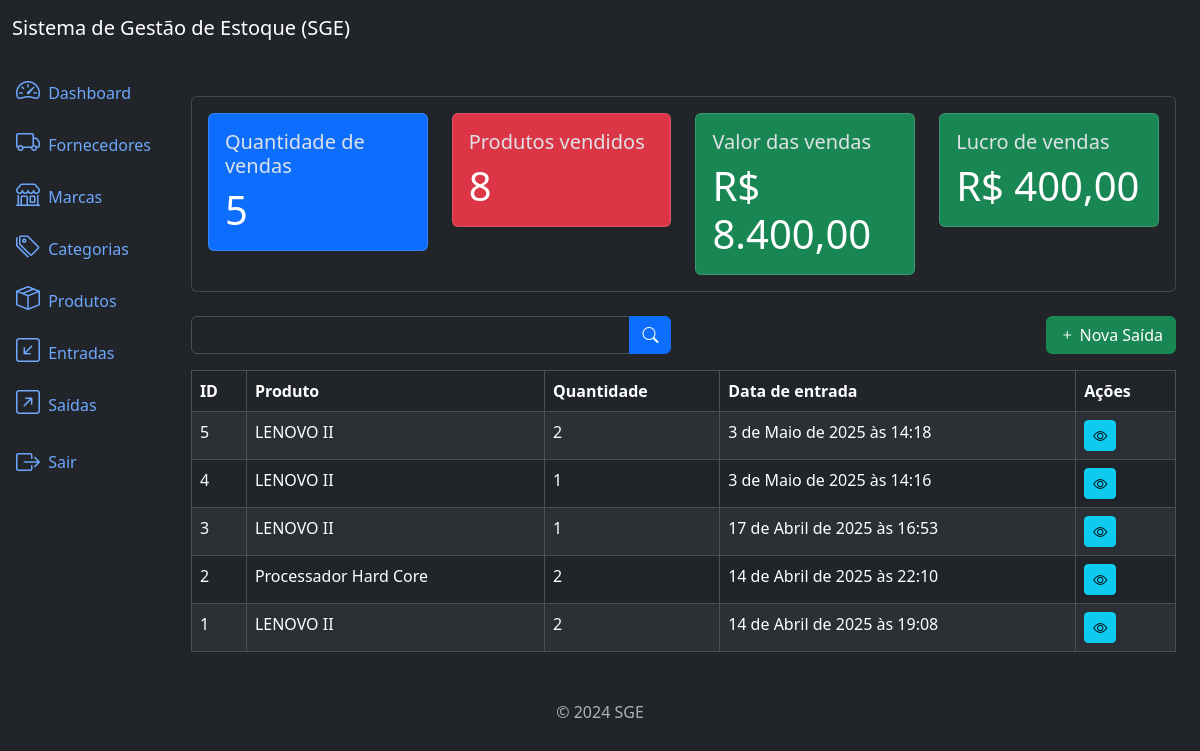
The app's page /outflows/list (signed in), older data.
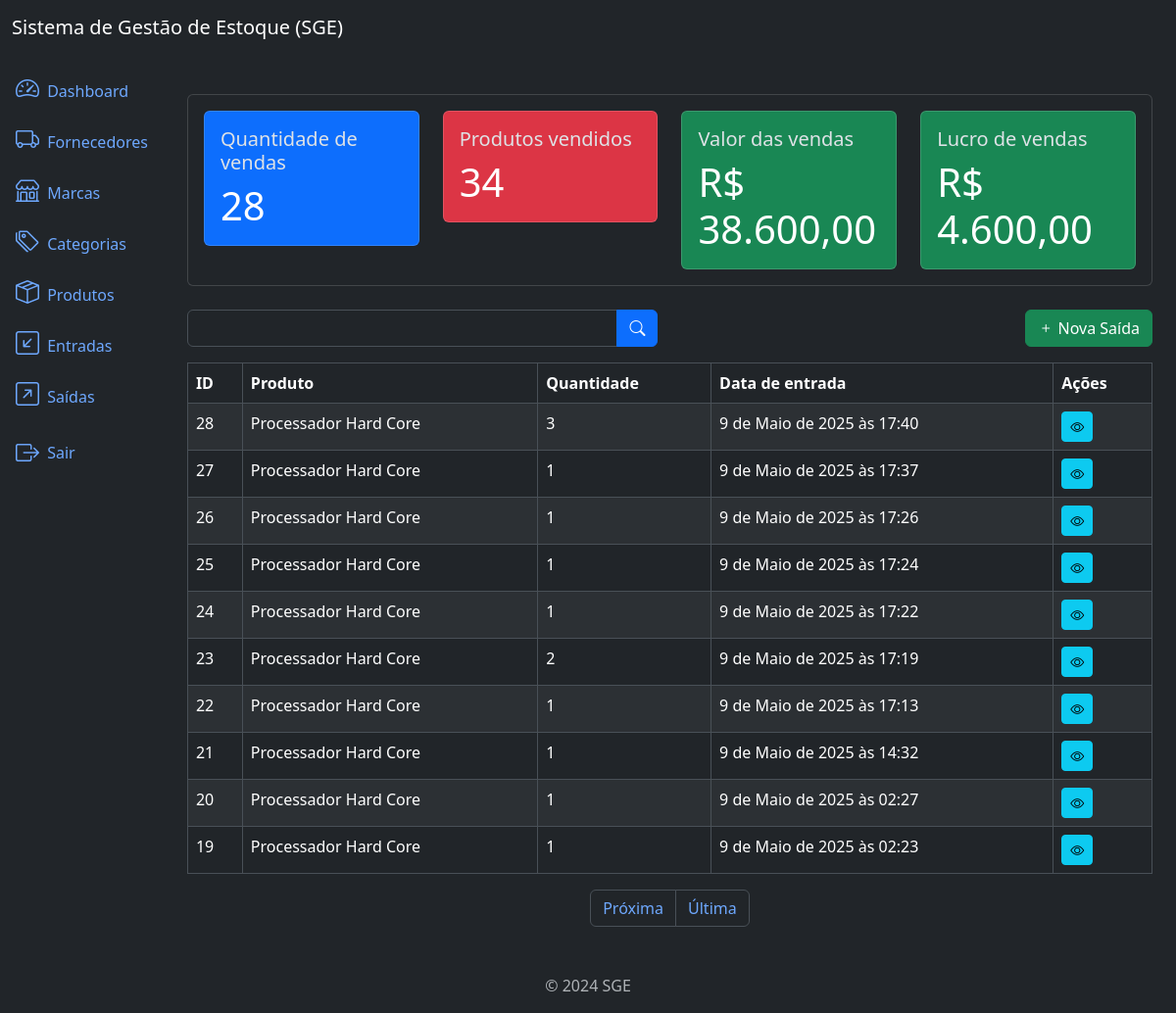
The same page, newer data.
### outflows/models.py (models this page shows, shortened)
class Outflow(models.Model):
    product = models.ForeignKey(Product, on_delete=models.PROTECT, related_name='outflows')
    quantity = models.IntegerField()
    description = models.TextField(null=True, blank=True)
    created_at = models.DateTimeField(auto_now_add=True)
    updated_at = models.DateTimeField(auto_now=True)
    class Meta:
        ordering = ['-created_at']

### products/models.py (models this page shows)
class Product(models.Model):
    title = models.CharField(max_length=500)
    category = models.ForeignKey(Category, on_delete=models.PROTECT, related_name='products')
    brand = models.ForeignKey(Brand, on_delete=models.PROTECT, related_name='products')
    description = models.TextField(null=True, blank=True)
    serie_number = models.CharField(max_length=200, null=True, blank=True)
    cost_price = models.DecimalField(max_digits=20, decimal_places=2)
    selling_price = models.DecimalField(max_digits=20, decimal_places=2)
    quantity = models.IntegerField(default=0)
    created_at = models.DateTimeField(auto_now_add=True)
    updated_at = models.DateTimeField(auto_now=True)
    class Meta:
        ordering = ['title']
    def __str__(self):
        return self.title

### outflows/views.py (the view)
# urls.py: path('outflows/list', OutflowListView.as_view(), name='outflow_list'),
class OutflowListView(LoginRequiredMixin, PermissionRequiredMixin, ListView):
    model = Outflow
    template_name = 'outflow_list.html'
    context_object_name = 'outflows'
    paginate_by = 10
    permission_required = 'outflows.view_outflow'
    def get_queryset(self):
        queryset = super().get_queryset()
        product = self.request.GET.get("product")
        if product:
            queryset = queryset.filter(product__title__icontains=product)
        return queryset
    def get_context_data(self, **kwargs):
        context_data = super().get_context_data(**kwargs)
        context_data["sales_metrics"] = get_sales_metrics()
        return context_data

### utils/metrics.py (called while the page is built)
def get_sales_metrics() -> Dict:
    total_sales = Outflow.objects.count()
    total_products_sold = Outflow.objects.aggregate(
        total_products_sold=Sum('quantity')
    )['total_products_sold'] or 0
    total_sales_value = sum(outflow.product.selling_price * outflow.quantity for outflow in Outflow.objects.all())
    total_sales_cost = sum(outflow.product.cost_price * outflow.quantity for outflow in Outflow.objects.all())
    total_sales_profit = total_sales_value - total_sales_cost
    sales_metrics = {
        'total_sales': total_sales,
        'total_products_sold': number_format(total_products_sold, decimal_pos=0, force_grouping=True),
        'total_sales_value': number_format(total_sales_value, decimal_pos=2, force_grouping=True),
        'total_sales_profit': number_format(total_sales_profit, decimal_pos=2, force_grouping=True)
    }
    return sales_metrics

### outflows/templates/outflow_list.html (shortened to what this page needs)
{% extends 'base.html' %}
{% block content %}
{% if perms.outflows.view_outflow %}
    {% include 'components/_sales_metrics.html' %}
{% endif %}
<div class="row mb-3">
    <div class="col-md-6">
        <form method="get" action="{% url 'outflow_list' %}">
            <div class="input-group">
                <input type="text" class="form-control" name="product" label="Produto" value="{{ request.GET.product }}">
                <button type="submit" class="btn btn-primary">
                    <i class="bi bi-search"></i>
                </button>
            </div>
        </form>
    </div>
    {% if perms.outflows.add_outflow %}
    <div class="col-md-6">
        <a href="{% url 'outflow_create' %}" class="btn btn-success float-end">
            <i class="bi bi-plus"></i>
            Nova Saída
        </a>
    </div>
    {% endif %}
</div>
<div class="table-responsive">
    <table class="table table-striped table-bordered">
        <thead class="thead-dark">
            <tr>
                <th>ID</th>
                <th>Produto</th>
                <th>Quantidade</th>
                <th>Data de entrada</th>
                <th>Ações</th>
            </tr>
        </thead>
        <tbody>
            {% for outflow in outflows %}
            <tr>
                <td>{{ outflow.id }}</td>
                <td>{{ outflow.product }}</td>
                <td>{{ outflow.quantity }}</td>
                <td>{{ outflow.created_at }}</td>
                <td>
                    <a href="{% url 'outflow_detail' outflow.id %}" class="btn btn-info btn-sm">
                        <i class="bi bi-eye"></i>
                    </a>
                </td>
            </tr>
            {% endfor %}
        </tbody>
    </table>
</div>
{% include 'components/_pagination.html' %}
{% endblock %}

Row changes from the older to the newer data that the page shows:
no longer on this page (row unchanged): Outflow: id "5", product "LENOVO II", quantity "2", created_at "3 de Maio de 2025 às 14:18"
no longer on this page (row unchanged): Outflow: id "4", product "LENOVO II", quantity "1", created_at "3 de Maio de 2025 às 14:16"
no longer on this page (row unchanged): Outflow: id "3", product "LENOVO II", quantity "1", created_at "17 de Abril de 2025 às 16:53"
no longer on this page (row unchanged): Outflow: id "2", product "Processador Hard Core", quantity "2", created_at "14 de Abril de 2025 às 22:10"
no longer on this page (row unchanged): Outflow: id "1", product "LENOVO II", quantity "2", created_at "14 de Abril de 2025 às 19:08"
added Outflow: id "28", product "Processador Hard Core", quantity "3", created_at "9 de Maio de 2025 às 17:40"
added Outflow: id "27", product "Processador Hard Core", quantity "1", created_at "9 de Maio de 2025 às 17:37"
added Outflow: id "26", product "Processador Hard Core", quantity "1", created_at "9 de Maio de 2025 às 17:26"
added Outflow: id "25", product "Processador Hard Core", quantity "1", created_at "9 de Maio de 2025 às 17:24"
added Outflow: id "24", product "Processador Hard Core", quantity "1", created_at "9 de Maio de 2025 às 17:22"
added Outflow: id "23", product "Processador Hard Core", quantity "2", created_at "9 de Maio de 2025 às 17:19"
added Outflow: id "22", product "Processador Hard Core", quantity "1", created_at "9 de Maio de 2025 às 17:13"
added Outflow: id "21", product "Processador Hard Core", quantity "1", created_at "9 de Maio de 2025 às 14:32"
added Outflow: id "20", product "Processador Hard Core", quantity "1", created_at "9 de Maio de 2025 às 02:27"
added Outflow: id "19", product "Processador Hard Core", quantity "1", created_at "9 de Maio de 2025 às 02:23"
Text that changed along with them:
{{ sales_metrics.total_sales }}: "5" → "28"
{{ sales_metrics.total_products_sold }}: "8" → "34"
{{ sales_metrics.total_sales_value }}: "8.400,00" → "38.600,00"
{{ sales_metrics.total_sales_profit }}: "400,00" → "4.600,00"
text now shown: "Próxima Última"
